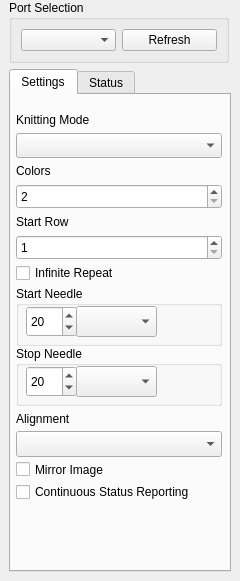
<?xml version="1.0" encoding="UTF-8"?>
<ui version="4.0">
 <class>DockWidget</class>
 <widget class="QDockWidget" name="DockWidget">
  <property name="geometry">
   <rect>
    <x>0</x>
    <y>0</y>
    <width>240</width>
    <height>581</height>
   </rect>
  </property>
  <property name="sizePolicy">
   <sizepolicy hsizetype="Preferred" vsizetype="Preferred">
    <horstretch>0</horstretch>
    <verstretch>0</verstretch>
   </sizepolicy>
  </property>
  <property name="minimumSize">
   <size>
    <width>240</width>
    <height>581</height>
   </size>
  </property>
  <property name="maximumSize">
   <size>
    <width>240</width>
    <height>581</height>
   </size>
  </property>
  <property name="features">
   <set>QDockWidget::NoDockWidgetFeatures</set>
  </property>
  <property name="windowTitle">
   <string/>
  </property>
  <widget class="QWidget" name="ayab_config">
   <property name="sizePolicy">
    <sizepolicy hsizetype="Preferred" vsizetype="Expanding">
     <horstretch>0</horstretch>
     <verstretch>0</verstretch>
    </sizepolicy>
   </property>
   <layout class="QVBoxLayout" name="verticalLayout">
    <property name="spacing">
     <number>6</number>
    </property>
    <property name="topMargin">
     <number>0</number>
    </property>
    <item>
     <widget class="QGroupBox" name="groupBox">
      <property name="sizePolicy">
       <sizepolicy hsizetype="Minimum" vsizetype="Fixed">
        <horstretch>0</horstretch>
        <verstretch>0</verstretch>
       </sizepolicy>
      </property>
      <property name="minimumSize">
       <size>
        <width>220</width>
        <height>0</height>
       </size>
      </property>
      <property name="maximumSize">
       <size>
        <width>220</width>
        <height>16777215</height>
       </size>
      </property>
      <property name="title">
       <string>Port Selection</string>
      </property>
      <layout class="QHBoxLayout" name="horizontalLayout_3">
       <item>
        <widget class="QComboBox" name="serial_port_dropdown"/>
       </item>
       <item>
        <widget class="QPushButton" name="refresh_ports_button">
         <property name="text">
          <string>Refresh</string>
         </property>
        </widget>
       </item>
      </layout>
     </widget>
    </item>
    <item>
     <widget class="QTabWidget" name="tab_widget">
      <property name="sizePolicy">
       <sizepolicy hsizetype="MinimumExpanding" vsizetype="MinimumExpanding">
        <horstretch>0</horstretch>
        <verstretch>0</verstretch>
       </sizepolicy>
      </property>
      <property name="minimumSize">
       <size>
        <width>180</width>
        <height>430</height>
       </size>
      </property>
      <property name="maximumSize">
       <size>
        <width>1000000</width>
        <height>16777215</height>
       </size>
      </property>
      <property name="currentIndex">
       <number>0</number>
      </property>
      <property name="documentMode">
       <bool>false</bool>
      </property>
      <property name="tabBarAutoHide">
       <bool>false</bool>
      </property>
      <widget class="QWidget" name="tab_knit">
       <property name="sizePolicy">
        <sizepolicy hsizetype="MinimumExpanding" vsizetype="MinimumExpanding">
         <horstretch>0</horstretch>
         <verstretch>0</verstretch>
        </sizepolicy>
       </property>
       <attribute name="title">
        <string>Settings</string>
       </attribute>
       <widget class="QWidget" name="verticalLayoutWidget">
        <property name="geometry">
         <rect>
          <x>-1</x>
          <y>-1</y>
          <width>224</width>
          <height>414</height>
         </rect>
        </property>
        <layout class="QVBoxLayout" name="verticalLayout_3">
         <property name="leftMargin">
          <number>6</number>
         </property>
         <property name="topMargin">
          <number>13</number>
         </property>
         <property name="rightMargin">
          <number>12</number>
         </property>
         <property name="bottomMargin">
          <number>6</number>
         </property>
         <property name="spacing">
          <number>0</number>
         </property>
         <item>
          <widget class="QLabel" name="label_4">
           <property name="text">
            <string>Knitting Mode</string>
           </property>
          </widget>
         </item>
         <item>
          <widget class="QComboBox" name="knitting_mode_box">
           <property name="sizePolicy">
            <sizepolicy hsizetype="Preferred" vsizetype="Preferred">
             <horstretch>0</horstretch>
             <verstretch>0</verstretch>
            </sizepolicy>
           </property>
          </widget>
         </item>
         <item>
          <widget class="QLabel" name="label_6">
           <property name="text">
            <string>Colors</string>
           </property>
          </widget>
         </item>
         <item>
          <widget class="QSpinBox" name="color_edit">
           <property name="sizePolicy">
            <sizepolicy hsizetype="Preferred" vsizetype="Preferred">
             <horstretch>0</horstretch>
             <verstretch>0</verstretch>
            </sizepolicy>
           </property>
           <property name="minimum">
            <number>2</number>
           </property>
           <property name="maximum">
            <number>6</number>
           </property>
          </widget>
         </item>
         <item>
          <widget class="QLabel" name="label_5">
           <property name="text">
            <string>Start Row</string>
           </property>
          </widget>
         </item>
         <item>
          <widget class="QSpinBox" name="start_row_edit">
           <property name="sizePolicy">
            <sizepolicy hsizetype="Preferred" vsizetype="Preferred">
             <horstretch>0</horstretch>
             <verstretch>0</verstretch>
            </sizepolicy>
           </property>
           <property name="suffix">
            <string/>
           </property>
           <property name="prefix">
            <string/>
           </property>
           <property name="minimum">
            <number>1</number>
           </property>
           <property name="maximum">
            <number>99999</number>
           </property>
          </widget>
         </item>
         <item>
          <widget class="QCheckBox" name="inf_repeat_checkbox">
           <property name="sizePolicy">
            <sizepolicy hsizetype="Preferred" vsizetype="Preferred">
             <horstretch>0</horstretch>
             <verstretch>0</verstretch>
            </sizepolicy>
           </property>
           <property name="text">
            <string>Infinite Repeat</string>
           </property>
          </widget>
         </item>
         <item>
          <widget class="QGroupBox" name="gbox_startneedle">
           <property name="minimumSize">
            <size>
             <width>0</width>
             <height>60</height>
            </size>
           </property>
           <property name="flat">
            <bool>True</bool>
           </property>
           <property name="title">
            <string>Start Needle</string>
           </property>
           <widget class="QComboBox" name="start_needle_color">
            <property name="geometry">
             <rect>
              <x>60</x>
              <y>20</y>
              <width>81</width>
              <height>31</height>
             </rect>
            </property>
           </widget>
           <widget class="QSpinBox" name="start_needle_edit">
            <property name="geometry">
             <rect>
              <x>10</x>
              <y>20</y>
              <width>51</width>
              <height>31</height>
             </rect>
            </property>
            <property name="prefix">
             <string/>
            </property>
            <property name="minimum">
             <number>1</number>
            </property>
            <property name="maximum">
             <number>100</number>
            </property>
            <property name="value">
             <number>20</number>
            </property>
           </widget>
          </widget>
         </item>
         <item>
          <widget class="QGroupBox" name="gbox_stopneedle">
           <property name="minimumSize">
            <size>
             <width>0</width>
             <height>60</height>
            </size>
           </property>
           <property name="title">
            <string>Stop Needle</string>
           </property>
           <widget class="QComboBox" name="stop_needle_color">
            <property name="geometry">
             <rect>
              <x>60</x>
              <y>20</y>
              <width>81</width>
              <height>31</height>
             </rect>
            </property>
           </widget>
           <widget class="QSpinBox" name="stop_needle_edit">
            <property name="geometry">
             <rect>
              <x>10</x>
              <y>20</y>
              <width>51</width>
              <height>31</height>
             </rect>
            </property>
            <property name="prefix">
             <string/>
            </property>
            <property name="minimum">
             <number>1</number>
            </property>
            <property name="maximum">
             <number>100</number>
            </property>
            <property name="value">
             <number>20</number>
            </property>
           </widget>
          </widget>
         </item>
         <item>
          <widget class="QLabel" name="label_3">
           <property name="text">
            <string>Alignment</string>
           </property>
          </widget>
         </item>
         <item>
          <widget class="QComboBox" name="alignment_combo_box">
           <property name="sizePolicy">
            <sizepolicy hsizetype="Preferred" vsizetype="Preferred">
             <horstretch>0</horstretch>
             <verstretch>0</verstretch>
            </sizepolicy>
           </property>
          </widget>
         </item>
         <item>
          <widget class="QCheckBox" name="auto_mirror_checkbox">
           <property name="sizePolicy">
            <sizepolicy hsizetype="Preferred" vsizetype="Preferred">
             <horstretch>0</horstretch>
             <verstretch>0</verstretch>
            </sizepolicy>
           </property>
           <property name="text">
            <string>Mirror Image</string>
           </property>
          </widget>
         </item>
         <item>
          <widget class="QCheckBox" name="continuous_reporting_checkbox">
           <property name="text">
            <string>Continuous Status Reporting</string>
           </property>
          </widget>
         </item>
        </layout>
       </widget>
      </widget>
      <widget class="QWidget" name="tab_status">
       <attribute name="title">
        <string>Status</string>
       </attribute>
       <widget class="QWidget" name="verticalLayoutWidget_2">
        <property name="geometry">
         <rect>
          <x>0</x>
          <y>-1</y>
          <width>211</width>
          <height>333</height>
         </rect>
        </property>
        <layout class="QVBoxLayout" name="verticalLayout_4">
         <property name="leftMargin">
          <number>6</number>
         </property>
         <property name="topMargin">
          <number>16</number>
         </property>
         <property name="rightMargin">
          <number>12</number>
         </property>
         <property name="bottomMargin">
          <number>6</number>
         </property>
         <property name="spacing">
          <number>0</number>
         </property>
         <item alignment="Qt::AlignHCenter">
          <widget class="QLabel" name="label_8">
           <property name="sizePolicy">
            <sizepolicy hsizetype="Expanding" vsizetype="Fixed">
             <horstretch>0</horstretch>
             <verstretch>0</verstretch>
            </sizepolicy>
           </property>
           <property name="text">
            <string>Hall Sensors</string>
           </property>
          </widget>
         </item>
         <item>
          <layout class="QHBoxLayout" name="horizontalLayout">
           <item>
            <layout class="QVBoxLayout" name="verticalLayout_6">
             <item alignment="Qt::AlignHCenter">
              <widget class="QProgressBar" name="progress_hall_l">
               <property name="enabled">
                <bool>false</bool>
               </property>
               <property name="sizePolicy">
                <sizepolicy hsizetype="Fixed" vsizetype="Fixed">
                 <horstretch>0</horstretch>
                 <verstretch>0</verstretch>
                </sizepolicy>
               </property>
               <property name="maximum">
                <number>1024</number>
               </property>
               <property name="value">
                <number>0</number>
               </property>
               <property name="alignment">
                <set>Qt::AlignCenter</set>
               </property>
               <property name="orientation">
                <enum>Qt::Vertical</enum>
               </property>
               <property name="format">
                <string>%p%</string>
               </property>
              </widget>
             </item>
             <item>
              <widget class="QLabel" name="label_hall_l">
               <property name="sizePolicy">
                <sizepolicy hsizetype="Minimum" vsizetype="Fixed">
                 <horstretch>0</horstretch>
                 <verstretch>0</verstretch>
                </sizepolicy>
               </property>
               <property name="text">
                <string>Hall Left</string>
               </property>
               <property name="alignment">
                <set>Qt::AlignCenter</set>
               </property>
              </widget>
             </item>
            </layout>
           </item>
           <item>
            <layout class="QVBoxLayout" name="verticalLayout_7">
             <item alignment="Qt::AlignHCenter">
              <widget class="QProgressBar" name="progress_hall_r">
               <property name="enabled">
                <bool>false</bool>
               </property>
               <property name="sizePolicy">
                <sizepolicy hsizetype="Fixed" vsizetype="Fixed">
                 <horstretch>0</horstretch>
                 <verstretch>0</verstretch>
                </sizepolicy>
               </property>
               <property name="maximum">
                <number>1024</number>
               </property>
               <property name="value">
                <number>0</number>
               </property>
               <property name="alignment">
                <set>Qt::AlignCenter</set>
               </property>
               <property name="orientation">
                <enum>Qt::Vertical</enum>
               </property>
               <property name="format">
                <string>%p%</string>
               </property>
              </widget>
             </item>
             <item>
              <widget class="QLabel" name="label_hall_r">
               <property name="sizePolicy">
                <sizepolicy hsizetype="Preferred" vsizetype="Fixed">
                 <horstretch>0</horstretch>
                 <verstretch>0</verstretch>
                </sizepolicy>
               </property>
               <property name="text">
                <string>Hall Right</string>
               </property>
               <property name="alignment">
                <set>Qt::AlignCenter</set>
               </property>
              </widget>
             </item>
            </layout>
           </item>
          </layout>
         </item>
         <item>
          <widget class="Line" name="line_2">
           <property name="orientation">
            <enum>Qt::Horizontal</enum>
           </property>
          </widget>
         </item>
         <item alignment="Qt::AlignHCenter">
          <widget class="QLabel" name="label_7">
           <property name="sizePolicy">
            <sizepolicy hsizetype="Expanding" vsizetype="Fixed">
             <horstretch>0</horstretch>
             <verstretch>0</verstretch>
            </sizepolicy>
           </property>
           <property name="text">
            <string>Carriage</string>
           </property>
          </widget>
         </item>
         <item alignment="Qt::AlignHCenter">
          <widget class="QLabel" name="label_carriage">
           <property name="sizePolicy">
            <sizepolicy hsizetype="Preferred" vsizetype="Fixed">
             <horstretch>0</horstretch>
             <verstretch>0</verstretch>
            </sizepolicy>
           </property>
           <property name="text">
            <string>No carriage detected</string>
           </property>
          </widget>
         </item>
         <item>
          <widget class="QSlider" name="slider_position">
           <property name="enabled">
            <bool>false</bool>
           </property>
           <property name="maximum">
            <number>199</number>
           </property>
           <property name="orientation">
            <enum>Qt::Horizontal</enum>
           </property>
           <property name="tickPosition">
            <enum>QSlider::TicksBelow</enum>
           </property>
          </widget>
         </item>
         <item alignment="Qt::AlignHCenter">
          <widget class="QLabel" name="label_direction">
           <property name="sizePolicy">
            <sizepolicy hsizetype="Minimum" vsizetype="Fixed">
             <horstretch>0</horstretch>
             <verstretch>0</verstretch>
            </sizepolicy>
           </property>
           <property name="text">
            <string>direction</string>
           </property>
           <property name="alignment">
            <set>Qt::AlignCenter</set>
           </property>
          </widget>
         </item>
         <item>
          <widget class="Line" name="line_3">
           <property name="orientation">
            <enum>Qt::Horizontal</enum>
           </property>
          </widget>
         </item>
         <item alignment="Qt::AlignHCenter">
          <widget class="QLabel" name="label_9">
           <property name="sizePolicy">
            <sizepolicy hsizetype="Expanding" vsizetype="Fixed">
             <horstretch>0</horstretch>
             <verstretch>0</verstretch>
            </sizepolicy>
           </property>
           <property name="text">
            <string>Progress</string>
           </property>
          </widget>
         </item>
         <item alignment="Qt::AlignHCenter">
          <widget class="QLabel" name="label_progress">
           <property name="font">
            <font>
             <family>Sans</family>
             <pointsize>22</pointsize>
            </font>
           </property>
           <property name="mouseTracking">
            <bool>false</bool>
           </property>
           <property name="text">
            <string>progress</string>
           </property>
          </widget>
         </item>
        </layout>
       </widget>
      </widget>
     </widget>
    </item>
   </layout>
  </widget>
 </widget>
 <resources/>
 <connections/>
</ui>
